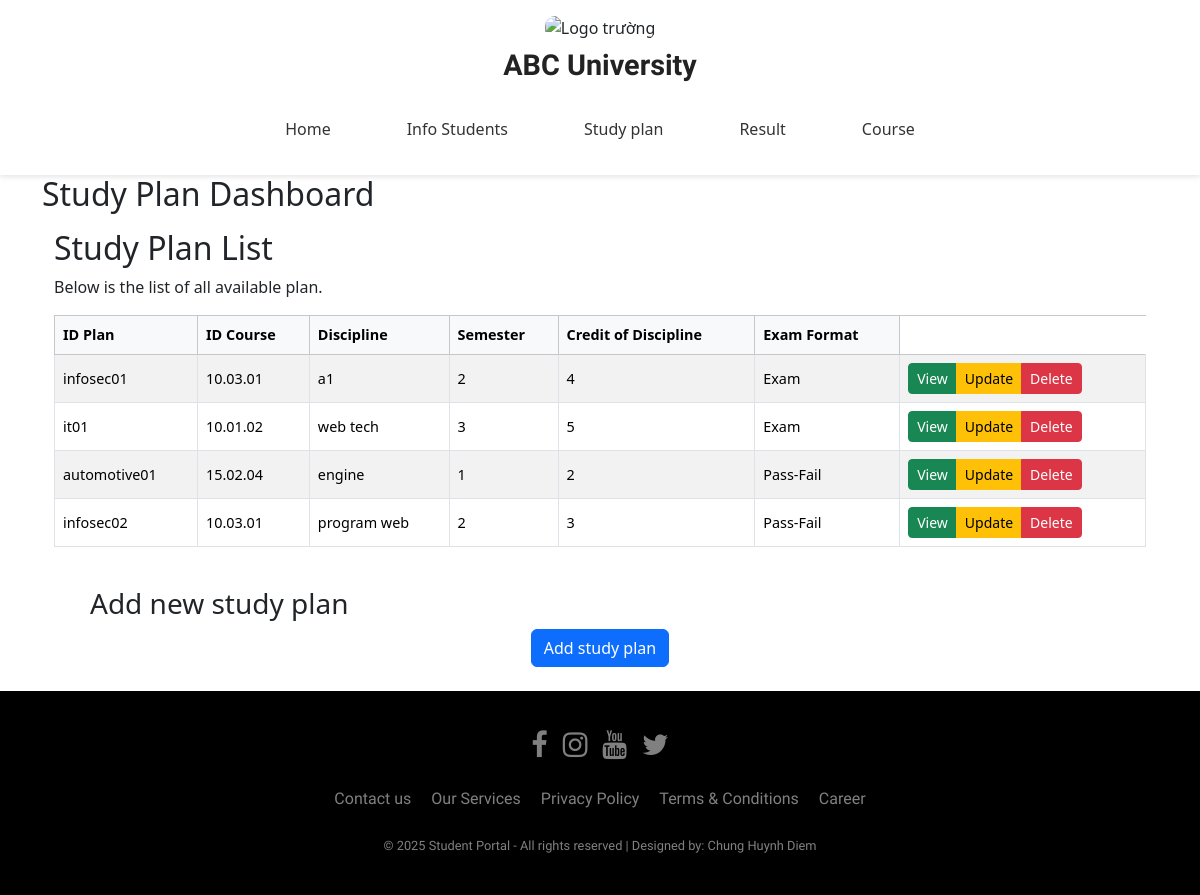
/study_plan, run on the app's committed database.
### app/models.py (models this page shows)
class StudyPlan(db.Model):
    id_plan= db.Column(db.String(50), primary_key=True)
    id_course = db.Column(db.String(50), db.ForeignKey('course.id_course'))
    discipline = db.Column(db.String(100), nullable=False)
    semester = db.Column(db.Integer, nullable=False)
    credit_of_discipline = db.Column(db.Integer, nullable=False)
    exam_format = db.Column(db.String(20), nullable=False)

### app/app.py (the view)
@app.route("/study_plan")
def study_plan():
    all_study_plans = StudyPlan.query.all()
    return render_template("studyplan.html", study_plans=all_study_plans)

### app/templates/studyplan.html (shortened to what this page needs)
{% extends "base.html" %}
{% block content %}
{% block css %}
<link rel="stylesheet" href="{{ url_for('static', filename='css/students.css') }}">
{% endblock %}
<h2>Study Plan Dashboard</h2>
<div class="container mt-3">
  <h2>Study Plan List</h2>
  <p>Below is the list of all available plan.</p>
  <div class="table-responsive">
    <table class="table table-striped table-bordered align-middle">
      <thead class="table-light">
        <tr>
          <th>ID Plan</th>
          <th>ID Course</th>
          <th>Discipline</th>
          <th>Semester</th>
          <th>Credit of Discipline</th>
          <th>Exam Format</th>
        </tr>
      </thead>
      <tbody id="studyplanTableBody">
        {% for study_plan in study_plans %}
        <tr>
          <td>{{ study_plan.id_plan }}</td>
          <td>{{ study_plan.id_course }}</td>
          <td>{{ study_plan.discipline }}</td>
          <td>{{ study_plan.semester }}</td>
          <td>{{ study_plan.credit_of_discipline }}</td>
          <td>{{ study_plan.exam_format }}</td>
          <td>
            <div class="btn-group">
              <button type="button" class="btn btn-success btn-sm" data-bs-toggle="modal"
                data-bs-target="#view_studyplan" data-idplan="{{ study_plan.id_plan }}">View</button>
              <button type="button" class="btn btn-warning btn-sm" data-bs-toggle="modal"
                data-bs-target="#update_studyplan" data-idplan="{{ study_plan.id_plan }}">Update</button>
              <button type="button" class="btn btn-danger btn-sm" data-bs-toggle="modal"
                data-bs-target="#delete_studyplan" data-idplan="{{ study_plan.id_plan }}">Delete</button>
            </div>
          </td>
        </tr>
        {% endfor %}
      </tbody>
    </table>
  </div>
  <div class="m-4">
    <div class="container mt-3">
      <h3>Add new study plan</h3>
      <button type="button" class="btn btn-primary mx-auto d-block" data-bs-toggle="modal"
        data-bs-target="#add_studyplan">
        Add study plan
      </button>
    </div>
  </div>
</div>
{% endblock %}

### app/static/css/students.css (style rules this page uses)
.table td, .table th { font-size: 0.9rem; white-space: nowrap; }

### data on the page
StudyPlan: id_plan "infosec01", id_course "10.03.01", discipline "a1", semester "2", credit_of_discipline "4", exam_format "Exam"
StudyPlan: id_plan "it01", id_course "10.01.02", discipline "web tech", semester "3", credit_of_discipline "5", exam_format "Exam"
StudyPlan: id_plan "automotive01", id_course "15.02.04", discipline "engine", semester "1", credit_of_discipline "2", exam_format "Pass-Fail"
StudyPlan: id_plan "infosec02", id_course "10.03.01", discipline "program web", semester "2", credit_of_discipline "3", exam_format "Pass-Fail"
